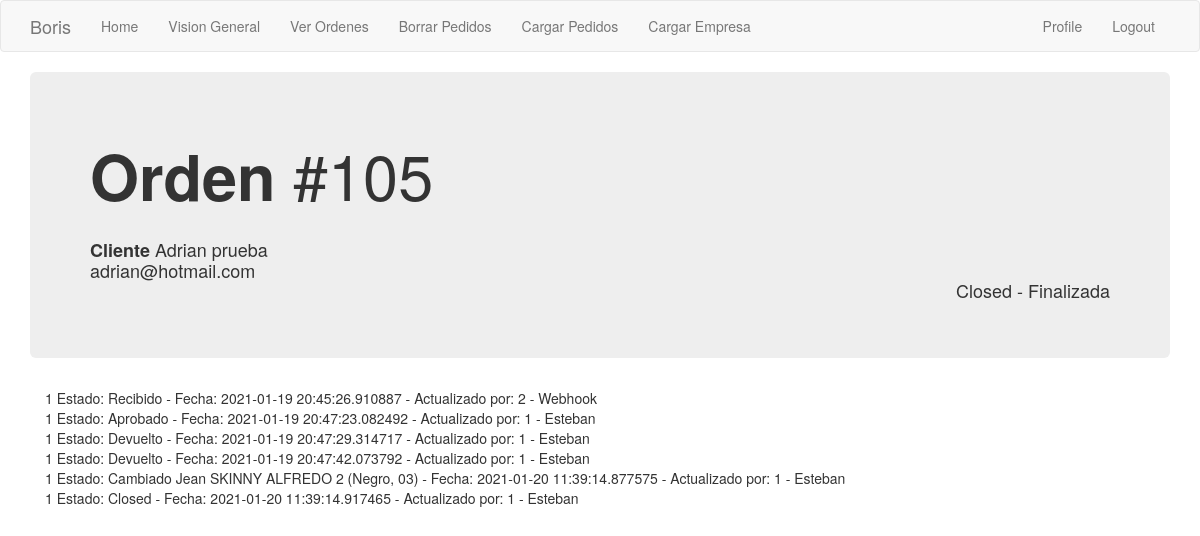
/historia_orden/1 (signed in), run on the app's committed database.
### app/models.py (models this page shows, shortened)
class Order_header(db.Model):
    id = db.Column(db.Integer, primary_key=True)
    order_number = db.Column(db.Integer, index=True)
    order_id_anterior = db.Column(db.Integer)
    creation_date = db.Column(db.String(35), index=True)
    last_update_date = db.Column(db.String(35))
    payment_method = db.Column(db.String(10))
    payment_card = db.Column(db.String(10))
    courier_order_id = db.Column(db.String(64), index=True)
    status = db.Column(db.String(15))
    sub_status = db.Column(db.String(15))
    customer_address = db.Column(db.String(64))
    customer_number = db.Column(db.String(10))
    customer_floor = db.Column(db.String(10))
    customer_zipcode = db.Column(db.String(8))
    customer_locality = db.Column(db.String(64))
    customer_city = db.Column(db.String(64))
    customer_province = db.Column(db.String(64))
    customer_country = db.Column(db.String(64))
    detalle = db.relationship('Order_detail', backref='productos', lazy='dynamic')
    transaction = db.relationship('Transaction_log', backref='transaccion', lazy='dynamic')
    customer_id = db.Column(db.Integer, db.ForeignKey('customer.id'))
    store = db.Column(db.Integer, db.ForeignKey('company.store_id'))

class Customer(db.Model):
    id = db.Column(db.Integer, primary_key=True)
    platform = db.Column(db.String(64), index=True)
    name = db.Column(db.String(64), index=True)
    email = db.Column(db.String(120), index=True, unique=True)
    phone = db.Column(db.String(15))
    orders = db.relationship('Order_header', backref='buyer', lazy='dynamic')

class Transaction_log(db.Model):
    id = db.Column(db.Integer, primary_key=True)
    sub_status = db.Column(db.String(15))
    fecha = db.Column(db.DateTime, default=datetime.utcnow)
    username = db.Column(db.String(64))
    order_id = db.Column(db.Integer, db.ForeignKey('order_header.id'))
    user_id = db.Column(db.Integer, db.ForeignKey('user.id'))

### app/main/routes.py (the view)
@bp.route('/historia_orden/<orden_id>', methods=['GET', 'POST'])
@login_required
def historia_orden(orden_id):
    orden = Order_header.query.filter_by(id=orden_id).first()
    historia = Transaction_log.query.filter_by(order_id=orden_id).all()
    return render_template('historia_orden.html', orden=orden, historia=historia, customer=orden.buyer)

### app/main/routes.py (called while the page is built)
@bp.before_app_request
def before_request():
    if current_user.is_authenticated:
        current_user.last_seen = datetime.utcnow()
        db.session.commit()

### app/models.py (called while the page is built)
@login.user_loader
def load_user(id):
    return User.query.get(int(id))

### app/templates/historia_orden.html
{% extends "base.html" %}
{% block app_content %}
    <div class='jumbotron'>
        <h1>
            <strong>Orden </strong>#{{orden.order_number}}
        </h1>
        <h4>
            <br> <strong> Cliente </strong>{{customer.name}}
            <br>         {{customer.email}}
            <div class="text-right"> {{orden.status}} - {{orden.sub_status}} </div>
        </h4>
    </div>
    <div class='container'>
        {% for i in historia %}
            {{i.order_id}}
            Estado: {{i.sub_status}} -
            Fecha: {{i.fecha}} -
            Actualizado por: {{i.user_id}} - {{i.username}}
            <br>
        {% endfor %}
    </div>
{% endblock %}

### data on the page
Order_header: order_number "105", status "Closed", sub_status "Finalizada"
Customer: name "Adrian prueba", email "adrian@hotmail.com"
Transaction_log: order_id "1", sub_status "Recibido", fecha "2021-01-19 20:45:26.910887", user_id "2", username "Webhook"
Transaction_log: order_id "1", sub_status "Aprobado", fecha "2021-01-19 20:47:23.082492", user_id "1", username "Esteban"
Transaction_log: order_id "1", sub_status "Devuelto", fecha "2021-01-19 20:47:29.314717", user_id "1", username "Esteban"
Transaction_log: order_id "1", sub_status "Devuelto", fecha "2021-01-19 20:47:42.073792", user_id "1", username "Esteban"
Transaction_log: order_id "1", sub_status "Cambiado Jean SKINNY ALFREDO 2 (Negro, 03)", fecha "2021-01-20 11:39:14.877575", user_id "1", username "Esteban"
Transaction_log: order_id "1", sub_status "Closed", fecha "2021-01-20 11:39:14.917465", user_id "1", username "Esteban"

### other printed values
{{ 'Logout' }} "Logout"
